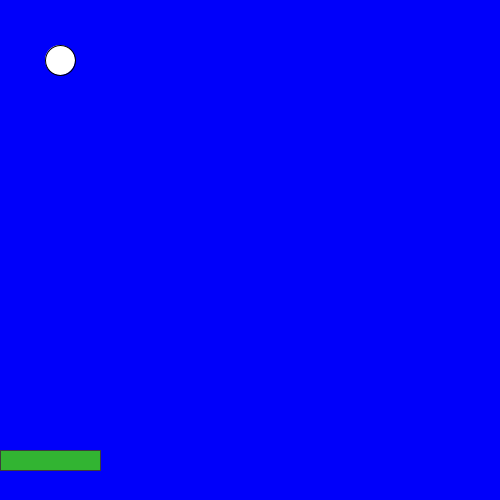
Frame 1 (no input)
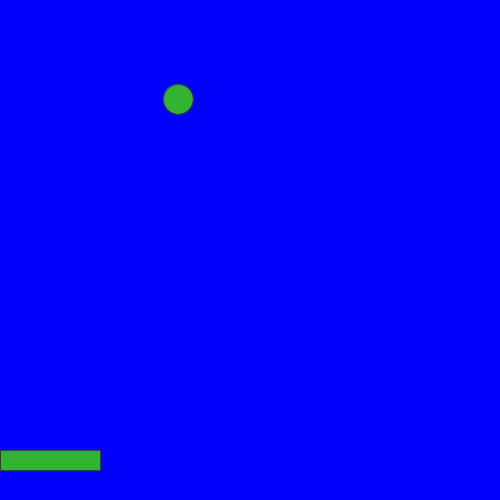
Frame 60 (the mouse pressed at the canvas centre just before this capture)
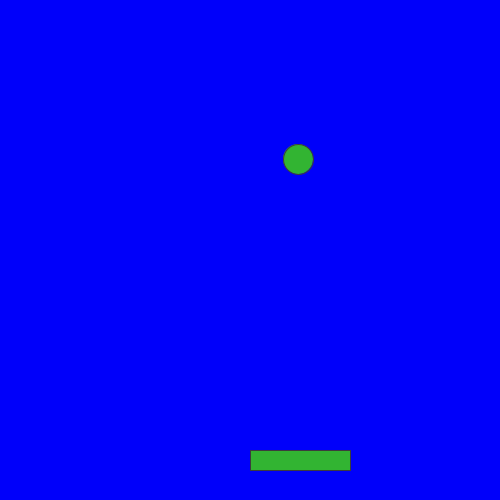
Frame 120 (the mouse held since frame 60 and released just before this capture)

The Processing sketch that drew these frames (run headless with seeded random() and noise(); from frame 60 on, the mouse is pressed at the canvas centre):

// Processing sketch: Pong
// ── Pong.pde
boolean hi = false;
int speedy = 1;
int speedx = 2;
int x = 60;
int y= 60;
void setup(){
size(500,500);
}
void draw(){
boolean hi = intersects(x, y, mouseX, mouseY, 100);
  if(hi == true){
  speedy= -speedy;
  }
  background(0,0,250);
  ellipse(x, y, 30, 30); //in draw method
fill(50, 180, 50); //in draw method
stroke(60, 60, 60); //in draw method
x += speedx;
y += speedy;
if(x > width){
    speedx = -speedx;

}
if(y > height){
    speedy = -speedy;

}
if(y < 0){
speedy =  -speedy;
}
if(x < 0){
speedx = -speedx;
}

rect(mouseX, 450, 100, 20);

}

boolean intersects(int ballX, int ballY, int paddleX, int paddleY,
int paddleLength) {
    if (ballY > paddleY && ballX > paddleX && ballX < paddleX + paddleLength)
        return true;
    else
        return false;
}
